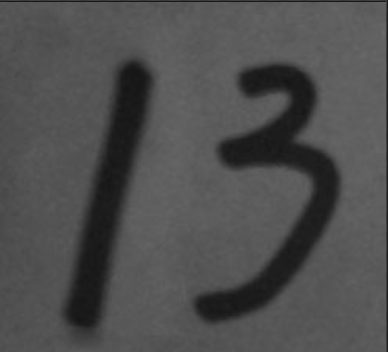
#> input picture practice-7/images/handwriting.png, 388 x 352 px
$ python task_5.2.py   (older library calls are emulated)
#> lines starting #> are read from the running program, lines starting #| are printed output that depends on the picture; after the words box and inside, x2 and y2 are one past the last pixel; in counts of white or black regions, pixels touching at a corner belong together; long printed decimals are rounded
import cv2
import numpy as np

# 载入手写数字图片
img = cv2.imread('images/handwriting.png', 0)
#> img is the input picture: shape (352, 388); min 20, max 105, mean 78.5
_, thresh = cv2.threshold(img, 0, 255, cv2.THRESH_BINARY_INV + cv2.THRESH_OTSU)
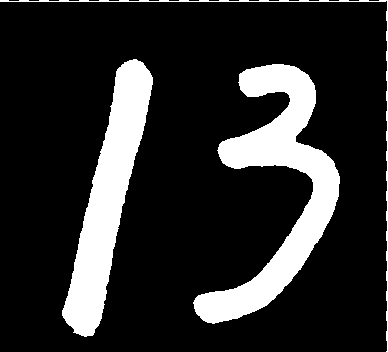
#> thresh: shape (352, 388); 17.2% white; 3 white regions
contours, hierarchy = cv2.findContours(thresh, 3, 2)
#> contours = 3 contours; box (x1, y1, x2, y2) and area: (193, 64, 340, 324) 12104, (62, 59, 153, 337) 9576, (0, 0, 388, 352) 366

# 创建出两幅彩色图用于绘制
img_color1 = cv2.cvtColor(img, cv2.COLOR_GRAY2BGR)
img_color2 = np.copy(img_color1)

# 以数字3的轮廓为例
cnt = contours[0]
#> cnt = contour of 447 points, box (x1, y1, x2, y2) (193, 64, 340, 324), area 12104
cv2.drawContours(img_color1, [cnt], 0, (0, 0, 255), 2)

# 1.轮廓面积
area = cv2.contourArea(cnt)  # 4386.5
#> area = 12103.5
print(area)
#| 12103.5


# 2.轮廓周长
perimeter = cv2.arcLength(cnt, True)  # 585.7716
#> perimeter = 965.1
print(perimeter)
#| 965.075


# 3.图像矩
M = cv2.moments(cnt)
#> M = moments, m00 12103.5, centre m10/m00, m01/m00 = (277.2, 187.8)
print(M)
#> (printed output is left out)
print(M['m00'])  # 同前面的面积：4386.5
#| 12103.5
cx, cy = M['m10'] / M['m00'], M['m01'] / M['m00']  # 质心
#> cx = 277.2; cy = 187.8
print(cx, cy)
#| 277.208 187.789

# 4.图像外接矩形和最小外接矩形
x, y, w, h = cv2.boundingRect(cnt)  # 外接矩形
#> x = 193; y = 64; w = 147; h = 260
cv2.rectangle(img_color1, (x, y), (x + w, y + h), (0, 255, 0), 2)

rect = cv2.minAreaRect(cnt)  # 最小外接矩形
#> rect = ((273.6, 197.6), (266.9, 126.7), -81.03)
box = np.int0(cv2.boxPoints(rect))  # 矩形的四个角点并取整
#> box = [[315, 339], [190, 319], [231, 55], [356, 75]]
# 也可以用astype(np.int)取整
cv2.drawContours(img_color1, [box], 0, (255, 0, 0), 2)
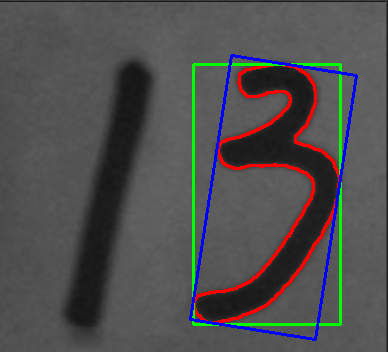
#> img_color1: shape (352, 388, 3); mean B, G, R 78.7, 78.5, 79.7

cv2.imshow('contours', img_color1)
cv2.waitKey(0)


# 5.最小外接圆
(x, y), radius = cv2.minEnclosingCircle(cnt)
#> x = 250.5; y = 194; radius = 135.2
(x, y, radius) = np.int0((x, y, radius))
#> x = 250; radius = 135
# 或使用这句话取整：(x, y, radius) = map(int, (x, y, radius))
cv2.circle(img_color2, (x, y), radius, (0, 0, 255), 2)


# 6.拟合椭圆
ellipse = cv2.fitEllipse(cnt)
#> ellipse = ((261.5, 200.1), (124.2, 243.9), 16.11)
cv2.ellipse(img_color2, ellipse, (0, 255, 0), 2)
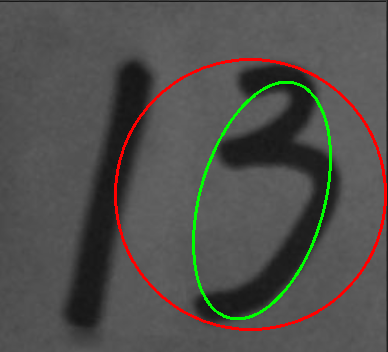
#> img_color2: shape (352, 388, 3); mean B, G, R 76.2, 79.5, 80.8

cv2.imshow('contours2', img_color2)
cv2.waitKey(0)


# 7.形状匹配
img = cv2.imread('images/shape.png', 0)
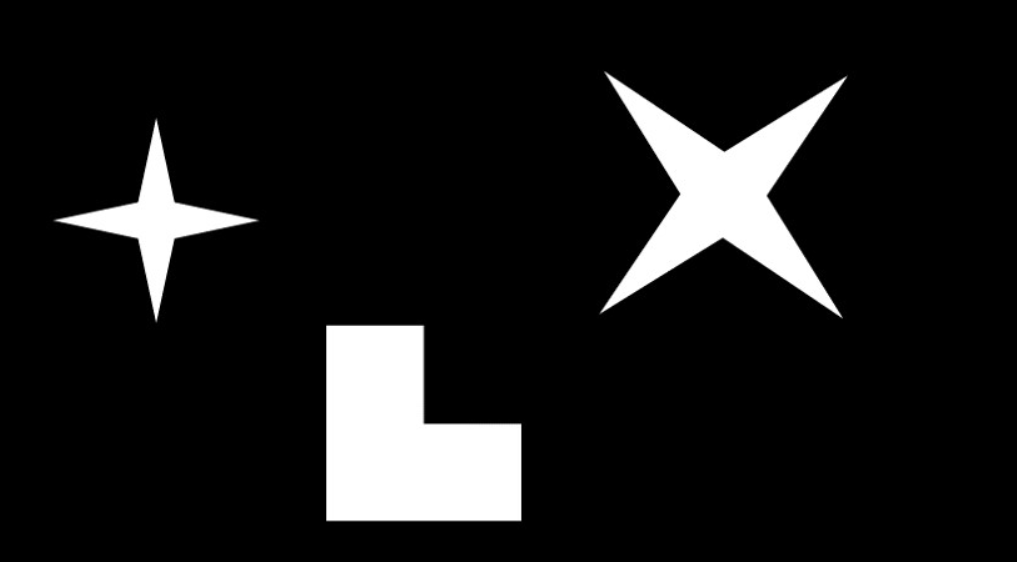
#> input picture practice-7/images/shape.png, 1017 x 562 px
#> img: shape (562, 1017); min 0, max 255, mean 25.4
_, thresh = cv2.threshold(img, 0, 255, cv2.THRESH_BINARY + cv2.THRESH_OTSU)
#> thresh: shape (562, 1017); 10% white; 3 white regions
contours, hierarchy = cv2.findContours(thresh, 3, 2)
#> contours = 3 contours; box (x1, y1, x2, y2) and area: (326, 326, 521, 521) 28132, (601, 73, 846, 317) 20488, (56, 120, 257, 321) 7140
img_color = cv2.cvtColor(img, cv2.COLOR_GRAY2BGR)

cnt_a, cnt_b, cnt_c = contours[0], contours[1], contours[2]
#> cnt_a = [[326, 326], [326, 519], [327, 520], [520, 520], [520, 424], [425, 424], [423, 422], [423, 326]]; cnt_b = contour of 284 points, box (x1, y1, x2, y2) (56, 120, 257, 321), area 7140; cnt_c = contour of 680 points, box (x1, y1, x2, y2) (601, 73, 846, 317), area 20488
print(cv2.matchShapes(cnt_b, cnt_b, 1, 0.0))  # 0.0
#| 0.0
print(cv2.matchShapes(cnt_b, cnt_c, 1, 0.0))  # 2.17e-05
#| 6.037267695213622e-05
print(cv2.matchShapes(cnt_b, cnt_a, 1, 0.0))  # 0.418
#| 0.4212
